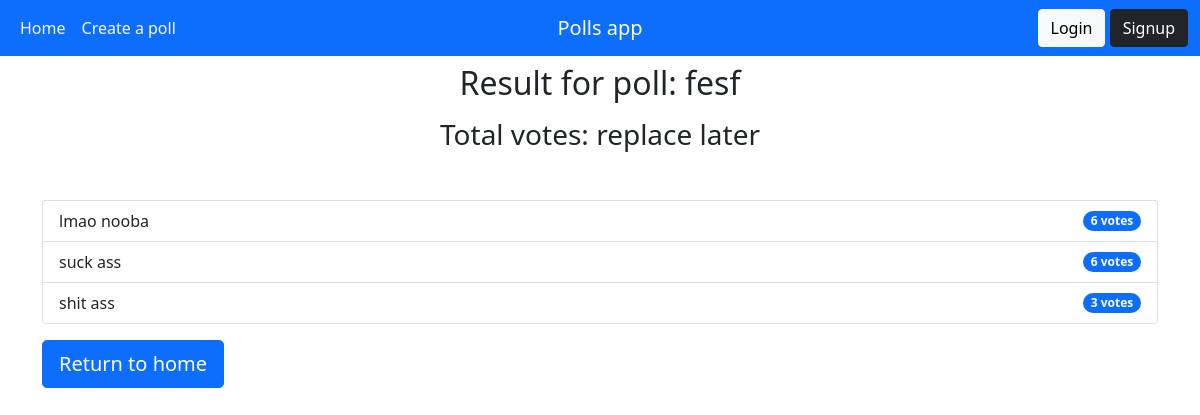
/polls/31/results, run on the app's committed database.
### polling/models.py (models this page shows, shortened)
class Question(models.Model):
    author = models.ForeignKey(
        settings.AUTH_USER_MODEL, on_delete=models.CASCADE)
    question_text = models.CharField(max_length=200)
    pub_date = models.DateTimeField(auto_now=True)
    class Meta:
        ordering = ['-pub_date']

class Choice(models.Model):
    question = models.ForeignKey(
        Question, on_delete=models.CASCADE, null=True, blank=True)
    choice_text = models.CharField(max_length=50)
    votes = models.IntegerField(default=0)
    class Meta:
        ordering = ['-votes']

### polling/views.py (the view)
# urls.py: path('polls/<int:question_id>/results', views.results, name='results'),
def results(request, question_id):
    question = Question.objects.get(pk=question_id)
    choices = question.choice_set.all()
    top_choice = choices[:2]
    sort_leaders = []
    for leaders in top_choice:
        sort_leaders.append(leaders.votes)
        largest = max(sort_leaders)
        occurances = sort_leaders.count(largest)
        if occurances == 1:
            top_choice = choices[:1]
            context = {'question': question,
                       'choices': choices, 'top_choice': top_choice}
        else:
            context = {'question': question,
                       'choices': choices}
    return render(request, 'results.html', context)

### templates/results.html (shortened to what this page needs)
{% extends 'base.html' %}
{% block content %}
<h2 class ="text-center mb-3 mt-2">Result for poll: {{ question.question_text }}</h2>
<h3 class ="text-center mb-3 mt-2">Total votes: replace later</h3>
<div class="container mt-5">
	<ul class="list-group">
	    {% for choice in choices %}
	  		<li class="list-group-item d-flex justify-content-between align-items-center">
	    	{{ choice.choice_text }}
	    	<span class="badge bg-primary rounded-pill">{{ choice.votes }} votes</span>
	  		</li>
	  	{% endfor %}
	</ul>
	<a href="{% url 'home' %}" class="btn btn-primary btn-lg btn-block mt-3">Return to home</a>
</div>
{% endblock content %}

### data on the page
Question: question_text "fesf"
Choice: choice_text "lmao nooba", votes "6"
Choice: choice_text "suck ass", votes "6"
Choice: choice_text "shit ass", votes "3"
